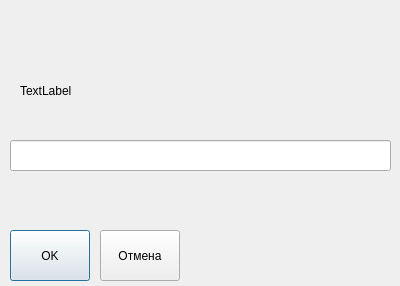
<?xml version="1.0" encoding="UTF-8"?>
<ui version="4.0">
 <class>Dialog</class>
 <widget class="QDialog" name="Dialog">
  <property name="geometry">
   <rect>
    <x>0</x>
    <y>0</y>
    <width>400</width>
    <height>286</height>
   </rect>
  </property>
  <property name="windowTitle">
   <string>Dialog</string>
  </property>
  <widget class="QPushButton" name="pbOk">
   <property name="geometry">
    <rect>
     <x>10</x>
     <y>230</y>
     <width>80</width>
     <height>51</height>
    </rect>
   </property>
   <property name="text">
    <string>OK</string>
   </property>
  </widget>
  <widget class="QPushButton" name="pbCancel">
   <property name="geometry">
    <rect>
     <x>100</x>
     <y>230</y>
     <width>80</width>
     <height>51</height>
    </rect>
   </property>
   <property name="text">
    <string>Отмена</string>
   </property>
  </widget>
  <widget class="QLineEdit" name="leInput">
   <property name="geometry">
    <rect>
     <x>10</x>
     <y>140</y>
     <width>381</width>
     <height>31</height>
    </rect>
   </property>
  </widget>
  <widget class="QLabel" name="lblText">
   <property name="geometry">
    <rect>
     <x>20</x>
     <y>50</y>
     <width>361</width>
     <height>81</height>
    </rect>
   </property>
   <property name="text">
    <string>TextLabel</string>
   </property>
  </widget>
 </widget>
 <resources/>
 <connections/>
</ui>
